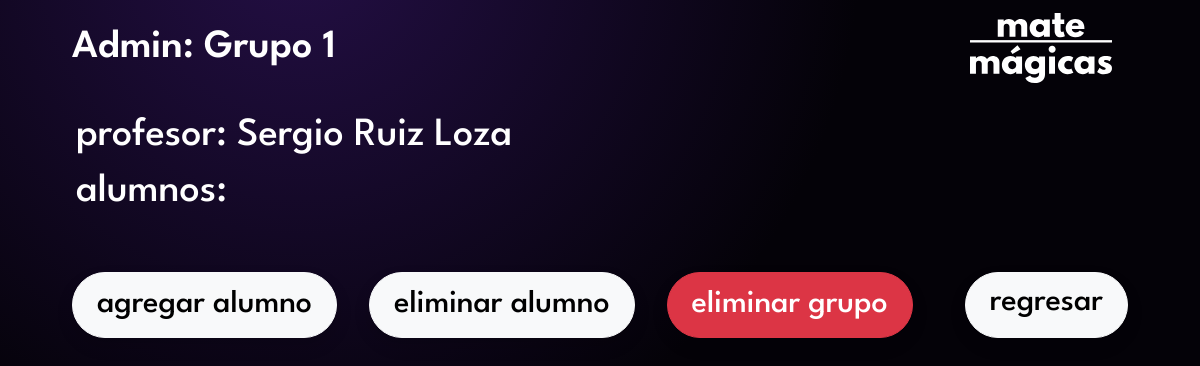
/manage/1, run on an earlier commit of the app's database.
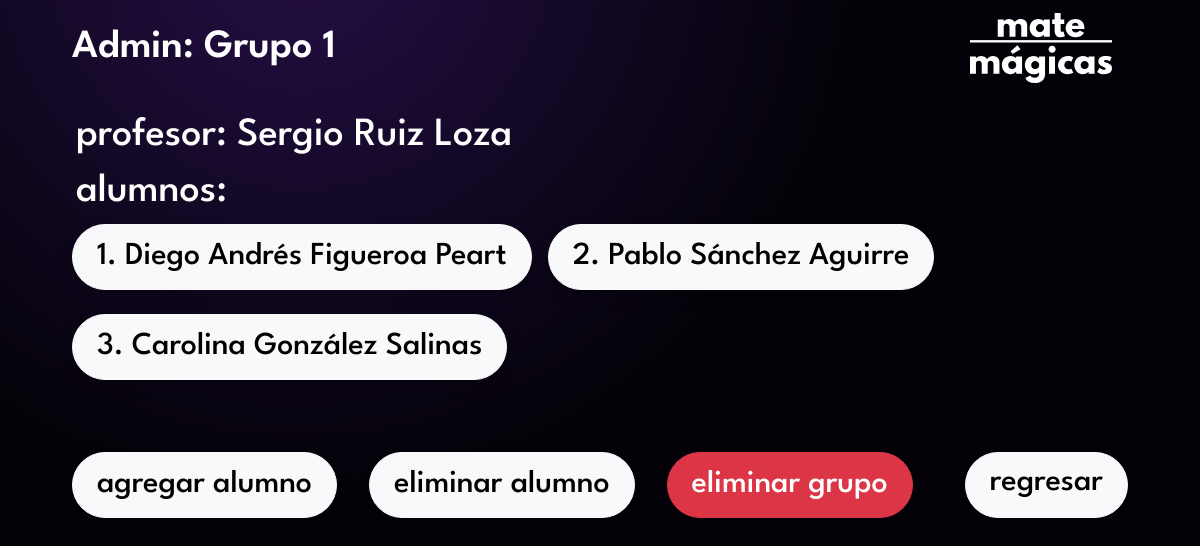
And on a later commit of the database.
### game/models.py (models this page shows)
class Grupo(models.Model):
    profesor = models.ForeignKey(Profesor, on_delete=models.CASCADE, related_name='grupos')
    numero = models.IntegerField(unique=True)

class Profesor(models.Model):
    first_name = models.CharField(max_length=100)
    last_name = models.CharField(max_length=100)
    username = models.CharField(max_length=100, unique=True)
    password = models.CharField(max_length=100)

class Alumno(models.Model):
    grupo = models.ForeignKey(Grupo, on_delete=models.CASCADE, related_name='alumnos')
    num_lista = models.IntegerField()
    first_name = models.CharField(max_length=100)
    last_name = models.CharField(max_length=100)
    nivel_actual = models.IntegerField(default=1)

### game/views.py (the view)
# urls.py: path('manage/<int:numero>', views.manage_group, name='manage_group'),
def manage_group(request, numero):
    grupo = Grupo.objects.get(numero=numero)
    alumnos = Alumno.objects.filter(grupo=grupo)
    profesor = grupo.profesor
    return render(request, 'manage_group.html', {'grupo': grupo, 'alumnos': alumnos, 'profesor': profesor})

### game/templates/manage_group.html (shortened to what this page needs)
{% extends "base.html" %}
{% load static %}
{% block main %}
<nav class="navbar navbar-expand-lg mb-3" data-bs-theme="dark">
    <div class="container-fluid">
        <span class="navbar-brand fs-1 fw-semibold">Admin: Grupo {{ grupo.numero }}</span>
        <a class="navbar-brand logo ms-auto" href="/"><img src="{% static 'svg/matemagicas-logo.svg' %}" height="70" draggable="false"></a>
    </div>
</nav>
<div>
    <h1 class="text-white ps-3">profesor: {{ profesor.first_name }} {{ profesor.last_name }}</h1>
</div>
<div>
    <h1 class="text-white ps-3">alumnos:</h1>
    <div class="container-fluid d-flex flex-wrap mb-5">
        {% for alumno in alumnos %}
            <button type="button" data-bs-toggle="modal" data-bs-target="#del_alum" class="btn px-4 me-3 mb-4 fs-2 fw-medium text-center form-control-lg rounded-pill btn-light shadow">{{ alumno.num_lista }}. {{ alumno.first_name }} {{ alumno.last_name }}</button>
        {% endfor %}
    </div>
</div>
<div class="container-fluid d-flex">
    <button type="button" data-bs-toggle="modal" data-bs-target="#newalum" class="btn px-4 me-3 fs-2 fw-medium text-center form-control-lg rounded-pill btn-light shadow">agregar alumno</button>
    <button type="button" data-bs-toggle="modal" data-bs-target="#delalum" class="btn px-4 mx-3 fs-2 fw-medium text-center form-control-lg rounded-pill btn-light shadow">eliminar alumno</button>
    <button type="button" data-bs-toggle="modal" data-bs-target="#delgroup" class="btn px-4 mx-3 fs-2 fw-medium text-center form-control-lg rounded-pill btn-danger shadow">eliminar grupo</button>
    <a href="/manage" type="button" class="btn px-4 ms-auto fs-2 fw-medium text-center form-control-lg rounded-pill btn-light shadow">regresar</a>
</div>
{% endblock %}

### game/templates/base.html (shortened to what this page needs)
{% load static %}
<!doctype html>
<html lang="es">
    <head>
        <link href="{% static 'css/bootstrap.min.css' %}" rel="stylesheet">
        <link href="{% static 'css/styles.css' %}" rel="stylesheet">
    </head>
    <body class="mx-5 bg-blur">
        <div class="container-fluid">
            {% block main %}
            {% endblock %}
        </div>
    </body>
</html>

### game/static/css/styles.css (style rules this page uses)
:root { --bs-body-font-family: "League Spartan"; }
.bg-blur { background: radial-gradient(circle at 25% -8%, rgb(36, 15, 70), rgb(4, 2, 8) 45%); background-attachment: fixed; }
.logo { filter: invert(1); }

What changed in the data, as far as the page shows it:
added Alumno: num_lista "1", first_name "Diego Andrés", last_name "Figueroa Peart"
added Alumno: num_lista "2", first_name "Pablo", last_name "Sánchez Aguirre"
added Alumno: num_lista "3", first_name "Carolina", last_name "González Salinas"
